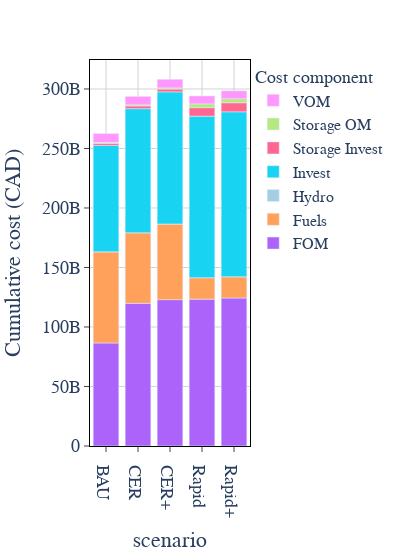

The code cell stored with this chart in its notebook:
### Code cell
cost_dfs = []
for scenario in result_df.Scenario.unique():
    path = result_df.query(f"iteration==1 and Scenario=='{scenario}'")[
        "ESM path"
    ].values[0]
    cost_df = copper_total_cost_df(path)
    cost_df["scenario"] = scenario
    cost_dfs.append(cost_df)

scen_cost_df = pd.concat(cost_dfs)
scen_cost_agg = (
    scen_cost_df.groupby(["scenario", "cost"])["value"]
    .sum()
    .reset_index()
    .pivot(columns="scenario", index="cost", values="value")
)
fig = sciencify_plotly_fig(px.bar(scen_cost_agg.T, template="plotly", color_discrete_map=IDEA_COLORS))

fig.update_layout(
    yaxis_title="Cumulative cost (CAD)", width=400, font_family="cm", font_size=18,
    legend=dict(title_text="Cost component", font_size=16, title_font_size=18,),# borderwidth=2, bordercolor="black"),
    legend_traceorder="reversed"
)
fig.write_image(f"copper_system_cost_{date_str}.svg")
fig.write_image(f"copper_system_cost_{date_str}.pdf")
fig

### Figure 1 — Plotly figure (JSON) as saved in the notebook; plotly's stock layout.template omitted (floating-point values rounded to 4 significant figures)
{"data": [{"alignmentgroup": "True", "hovertemplate": "cost=FOM<br>scenario=%{x}<br>value=%{y}<extra></extra>", "legendgroup": "FOM", "marker": {"color": "#ab63fa", "pattern": {"shape": ""}}, "name": "FOM", "offsetgroup": "FOM", "orientation": "v", "showlegend": true, "textposition": "auto", "type": "bar", "x": ["BAU", "CER", "CER+", "Rapid", "Rapid+"], "xaxis": "x", "y": [86550000000.0, 119800000000.0, 123000000000.0, 123400000000.0, 124400000000.0], "yaxis": "y"}, {"alignmentgroup": "True", "hovertemplate": "cost=Fuels<br>scenario=%{x}<br>value=%{y}<extra></extra>", "legendgroup": "Fuels", "marker": {"color": "#FFA15A", "pattern": {"shape": ""}}, "name": "Fuels", "offsetgroup": "Fuels", "orientation": "v", "showlegend": true, "textposition": "auto", "type": "bar", "x": ["BAU", "CER", "CER+", "Rapid", "Rapid+"], "xaxis": "x", "y": [76660000000.0, 59330000000.0, 63630000000.0, 18090000000.0, 17880000000.0], "yaxis": "y"}, {"alignmentgroup": "True", "hovertemplate": "cost=Hydro<br>scenario=%{x}<br>value=%{y}<extra></extra>", "legendgroup": "Hydro", "marker": {"color": "#a6cee3", "pattern": {"shape": ""}}, "name": "Hydro", "offsetgroup": "Hydro", "orientation": "v", "showlegend": true, "textposition": "auto", "type": "bar", "x": ["BAU", "CER", "CER+", "Rapid", "Rapid+"], "xaxis": "x", "y": [0, 0, 0, 0, 0], "yaxis": "y"}, {"alignmentgroup": "True", "hovertemplate": "cost=Invest<br>scenario=%{x}<br>value=%{y}<extra></extra>", "legendgroup": "Invest", "marker": {"color": "#19d3f3", "pattern": {"shape": ""}}, "name": "Invest", "offsetgroup": "Invest", "orientation": "v", "showlegend": true, "textposition": "auto", "type": "bar", "x": ["BAU", "CER", "CER+", "Rapid", "Rapid+"], "xaxis": "x", "y": [89460000000.0, 104300000000.0, 111000000000.0, 135700000000.0, 138600000000.0], "yaxis": "y"}, {"alignmentgroup": "True", "hovertemplate": "cost=Storage Invest<br>scenario=%{x}<br>value=%{y}<extra></extra>", "legendgroup": "Storage Invest", "marker": {"color": "#FF6692", "pattern": {"shape": ""}}, "name": "Storage Invest", "offsetgroup": "Storage Invest", "orientation": "v", "showlegend": true, "textposition": "auto", "type": "bar", "x": ["BAU", "CER", "CER+", "Rapid", "Rapid+"], "xaxis": "x", "y": [1657000000.0, 2278000000.0, 2370000000.0, 7124000000.0, 7582000000.0], "yaxis": "y"}, {"alignmentgroup": "True", "hovertemplate": "cost=Storage OM<br>scenario=%{x}<br>value=%{y}<extra></extra>", "legendgroup": "Storage OM", "marker": {"color": "#B6E880", "pattern": {"shape": ""}}, "name": "Storage OM", "offsetgroup": "Storage OM", "orientation": "v", "showlegend": true, "textposition": "auto", "type": "bar", "x": ["BAU", "CER", "CER+", "Rapid", "Rapid+"], "xaxis": "x", "y": [705100000.0, 938500000.0, 962900000.0, 3159000000.0, 3354000000.0], "yaxis": "y"}, {"alignmentgroup": "True", "hovertemplate": "cost=VOM<br>scenario=%{x}<br>value=%{y}<extra></extra>", "legendgroup": "VOM", "marker": {"color": "#FF97FF", "pattern": {"shape": ""}}, "name": "VOM", "offsetgroup": "VOM", "orientation": "v", "showlegend": true, "textposition": "auto", "type": "bar", "x": ["BAU", "CER", "CER+", "Rapid", "Rapid+"], "xaxis": "x", "y": [7514000000.0, 7101000000.0, 7234000000.0, 6669000000.0, 6705000000.0], "yaxis": "y"}], "layout": {"barmode": "relative", "font": {"family": "cm", "size": 18}, "legend": {"font": {"size": 16}, "title": {"font": {"size": 18}, "text": "Cost component"}, "tracegroupgap": 0, "traceorder": "reversed"}, "margin": {"t": 60}, "plot_bgcolor": "white", "width": 400, "xaxis": {"anchor": "y", "domain": [0, 1], "gridcolor": "lightgrey", "linecolor": "black", "mirror": true, "showline": true, "ticks": "outside", "title": {"text": "scenario"}}, "yaxis": {"anchor": "x", "domain": [0, 1], "gridcolor": "lightgrey", "linecolor": "black", "mirror": true, "showline": true, "ticks": "outside", "title": {"text": "Cumulative cost (CAD)"}}}}
